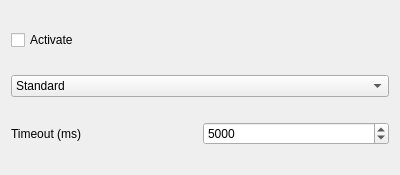
<?xml version="1.0" encoding="UTF-8"?>
<ui version="4.0">
 <class>GUI_Notifications</class>
 <widget class="QWidget" name="GUI_Notifications">
  <property name="geometry">
   <rect>
    <x>0</x>
    <y>0</y>
    <width>400</width>
    <height>175</height>
   </rect>
  </property>
  <layout class="QGridLayout" name="gridLayout">
   <item row="2" column="0">
    <widget class="QLabel" name="label_3">
     <property name="text">
      <string>Timeout (ms)</string>
     </property>
    </widget>
   </item>
   <item row="0" column="0" colspan="2">
    <widget class="QCheckBox" name="cb_activate">
     <property name="focusPolicy">
      <enum>Qt::StrongFocus</enum>
     </property>
     <property name="text">
      <string>Activate</string>
     </property>
    </widget>
   </item>
   <item row="1" column="0" colspan="2">
    <widget class="QComboBox" name="combo_notification">
     <property name="focusPolicy">
      <enum>Qt::StrongFocus</enum>
     </property>
     <item>
      <property name="text">
       <string>Standard</string>
      </property>
     </item>
    </widget>
   </item>
   <item row="2" column="1">
    <widget class="QSpinBox" name="sb_timeout">
     <property name="focusPolicy">
      <enum>Qt::WheelFocus</enum>
     </property>
     <property name="minimum">
      <number>1000</number>
     </property>
     <property name="maximum">
      <number>60000</number>
     </property>
     <property name="singleStep">
      <number>1000</number>
     </property>
     <property name="value">
      <number>5000</number>
     </property>
    </widget>
   </item>
  </layout>
 </widget>
 <resources/>
 <connections/>
</ui>
